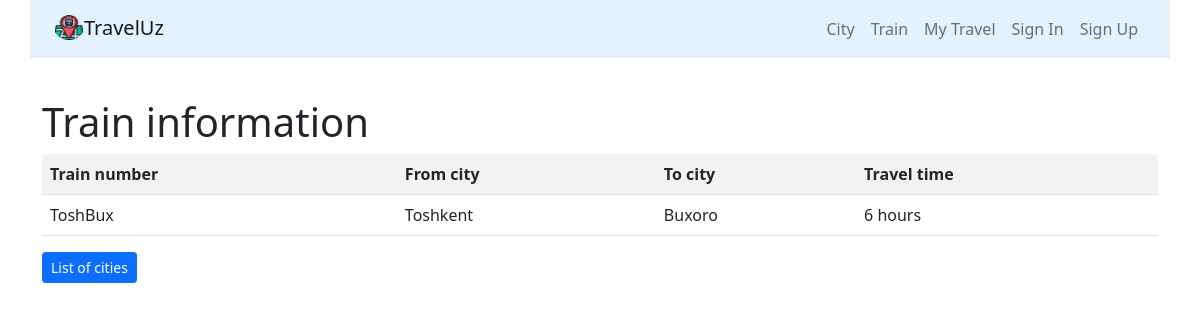
The page /trains/1 on the database its author committed.
### trains/models.py (models this page shows, shortened)
class Train(models.Model):
    name = models.CharField(max_length=50, unique=True, verbose_name='Train name')
    travel_time = models.PositiveSmallIntegerField(verbose_name='Travel time')
    from_city = models.ForeignKey(City, on_delete=models.CASCADE, related_name='from_city_set')
    to_city = models.ForeignKey(City, on_delete=models.CASCADE, related_name='to_city_set')
    start_train_day = models.DateField(null=True, blank=True)
    start_train_time = models.TimeField(null=True, blank=True)
    end_train_day = models.DateField(null=True, blank=True)
    place = models.IntegerField(default=0)
    class Meta:
        verbose_name = 'Train'
        verbose_name_plural = 'Trains'

### cities/models.py (models this page shows)
class City(models.Model):
    name = models.CharField(max_length=200, unique=True, verbose_name='Shahar')
    info = models.CharField(max_length=1000)
    about_city = RichTextUploadingField(blank=True, null=True)
    image = models.ImageField(blank=True, null=True, upload_to='city_images')
    def __str__(self):
        return self.name
    class Meta:
        verbose_name = "City"
        verbose_name_plural = "Cities"
        ordering = ["name"]

### trains/views.py (the view)
# urls.py: path('<int:pk>',TrainDetailView.as_view(),name='detail'),
class TrainDetailView(DetailView):
    model=Train
    template_name = 'trains/detail.html'
    context_object_name = 'detail'

### templates/trains/detail.html
{% extends 'base.html' %}
{% block content %}
<div class="container">
<h1>Train information</h1>
<div class="row">
    <div class="col-md">
        <table class="table table-striped">
            <tr>
                <th>Train number</th>
                <th>From city</th>
                <th>To city</th>
                <th>Travel time</th>
            </tr>
             <tr>
                 <td>{{object.name}}</td>
                 <td>{{object.from_city}}</td>
                 <td>{{object.to_city}}</td>
                 <td>{{object.travel_time}} hours</td>
             </tr>
        </table>
    </div>
</div>
<div class="row">
    <div class="col-md-4">
        <a href="{% url 'trains:home' %}" class="btn btn-primary btn-sm">List of cities</a>
    </div>
</div>
</div>
{% endblock %}

### static/css/jobs.css (style rules this page uses)
.btn-primary { color: #fff; background-color: #007b5e; border-color: #007b5e; }

### rows shown on the page
Train: name "ToshBux", from_city "Toshkent", to_city "Buxoro", travel_time "6"
